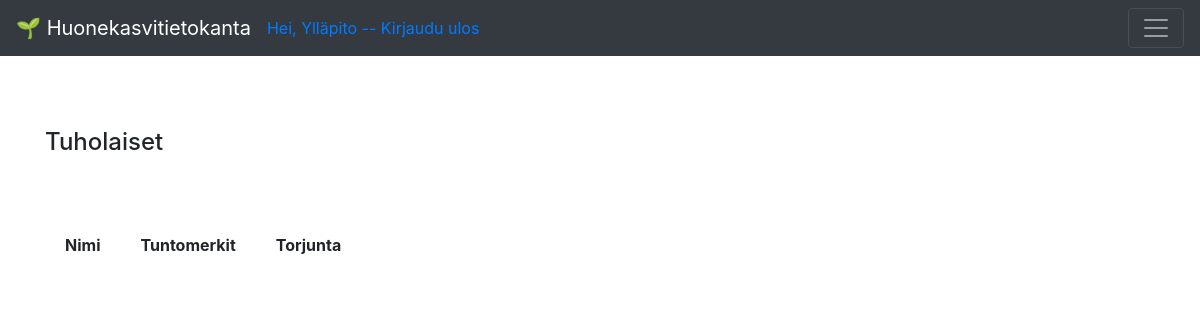
Before: /pests (signed in) with the older database file.
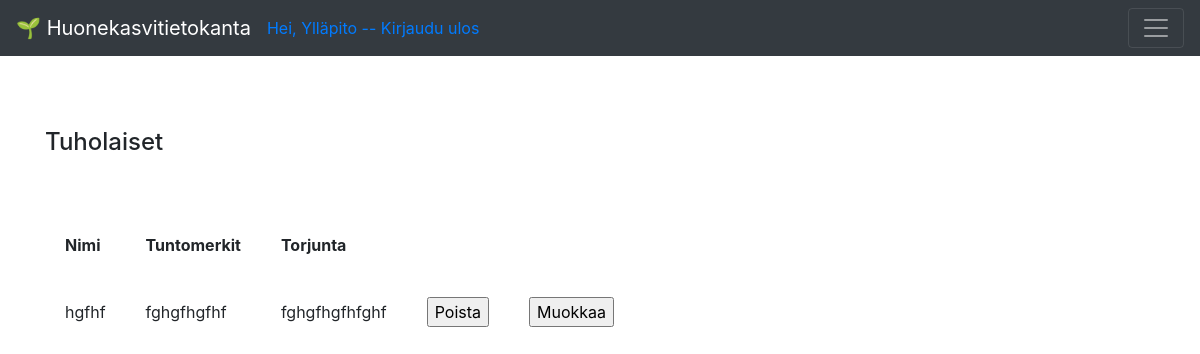
After: the same page with the newer database file.
### application/pests/models.py (models this page shows, shortened)
class Pest(Base):
    name = db.Column(db.String(144), nullable=False)
    description = db.Column(db.String(400), nullable=False)
    control = db.Column(db.String(400), nullable=False)

### application/pests/views.py (the view)
@app.route("/pests", methods=["GET"])
@login_required(role="ANY")
def pests_index():
    return render_template("pests/list.html", pests = Pest.query.all())

### application/__init__.py (called while the page is built)
def login_required(role = "ANY"):
    def wrapper(fn):
        @wraps(fn)
        def decorated_view(*args, **kwargs):
            if not current_user:
                return login_manager.unauthorized()
            if not current_user.is_authenticated:
                return login_manager.unauthorized()
            unauthorized = False
            if not role == "ANY":
                unauthorized = True
                for user_role in current_user.userrole():
                    if user_role == role:
                        unauthorized = False
                        break
            if unauthorized:
                return login_manager.unauthorized()
            return fn(*args, **kwargs)
        return decorated_view
    return wrapper

@login_manager.user_loader
def load_user(user_id):
    return User.query.get(user_id)

### application/templates/pests/list.html
{% extends "layout.html" %}
{% block body %}
<h4>Tuholaiset</h4>
<br>
<br>
  <table cellpadding="20">
    <tr>
      <th>Nimi</th>
      <th>Tuntomerkit</th>
      <th>Torjunta<th>
    </tr>
    {% for pest in pests %}
    <tr>
      <td>{{ pest.name }}</td>
      <td>{{ pest.description }}</td>
      <td>{{ pest.control }}</td>
      {% if current_user.id == 1 %}
      <td>
          <form method="POST" action="{{ url_for('pests_delete', pest_id=pest.id) }}">
            <input type="submit" value="Poista"/>
          </form>
              </td>
              <td>
                  <form method="POST" action="{{ url_for('pests_edit', pest_id=pest.id) }}">
                    <input type="submit" value="Muokkaa"/>
                  </form>
                      </td>
                      {% endif %}
    </tr>
    {% endfor %}
  </table>
{% endblock %}

Changed rows visible on the page:
added Pest: name "hgfhf", description "fghgfhgfhf", control "fghgfhgfhfghf"
